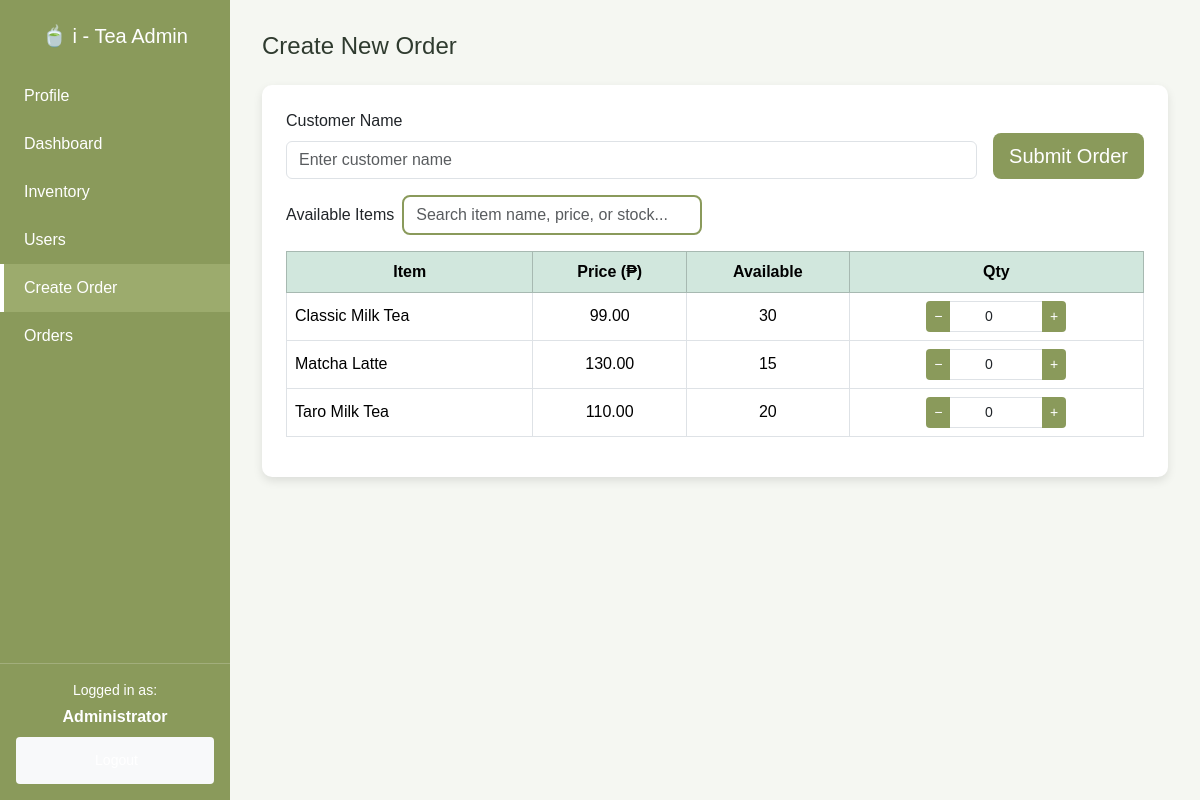
The app's page /public/admin/ordering.php (signed in) with its own data.
### tables this page shows
CREATE TABLE users (
  id INT AUTO_INCREMENT PRIMARY KEY,
  username VARCHAR(100) NOT NULL UNIQUE,
  password VARCHAR(255) NOT NULL,
  full_name VARCHAR(150),
  role ENUM('admin','staff') NOT NULL DEFAULT 'staff',
  created_at TIMESTAMP DEFAULT CURRENT_TIMESTAMP
);

CREATE TABLE inventory (
  id INT AUTO_INCREMENT PRIMARY KEY,
  name VARCHAR(150) NOT NULL,
  description TEXT,
  price DECIMAL(10,2) NOT NULL DEFAULT 0.00,
  stock_qty INT NOT NULL DEFAULT 0,
  is_active TINYINT(1) NOT NULL DEFAULT 1,
  created_at TIMESTAMP DEFAULT CURRENT_TIMESTAMP,
  updated_at TIMESTAMP NULL ON UPDATE CURRENT_TIMESTAMP
);

### includes/auth.php (called while the page is built, shortened)
<?php
function current_user() {
    return $_SESSION['user'] ?? null;
}
function refresh_user_session($pdo) {
    if(isset($_SESSION['user']['id'])) {
        $stmt = $pdo->prepare("SELECT id, username, full_name, role FROM users WHERE id = ?");
        $stmt->execute([$_SESSION['user']['id']]);
    }
}

### public/admin/ordering.php (the view, shortened to what this page needs)
<?php
require_once __DIR__ . '/../../includes/config.php';
require_once __DIR__ . '/../../includes/auth.php';
refresh_user_session($pdo);
$u = current_user();
$items = $pdo->prepare("SELECT id, name, price, stock_qty FROM inventory WHERE is_active=1 ORDER BY name");
$items->execute();
$items = $items->fetchAll();
?>
<!doctype html>
<html lang="en">
<head>
  <link href="https://cdn.jsdelivr.net/npm/bootstrap@5.3.2/dist/css/bootstrap.min.css" rel="stylesheet">
</head>
<body>
  <div class="sidebar">
    <div>
      <h5 class="text-center mb-4">🍵 i - Tea <?= ucfirst($u['role']) ?></h5>
      <?php if ($u['role'] === 'admin'): ?>
        <a href="profile.php">Profile</a>
        <a href="dashboard.php">Dashboard</a>
        <a href="inventory.php">Inventory</a>
        <a href="users.php">Users</a>
        <a href="ordering.php" class="active">Create Order</a>
        <a href="order.php">Orders</a>
      <?php endif; ?>
    </div>
    <div class="sidebar-footer">
      <p class="mb-1 small">Logged in as:</p>
      <strong><?= htmlspecialchars($u['full_name'] ?? $u['username']) ?></strong><br>
      <a href="/Ordering/public/logout.php" class="btn btn-light btn-sm mt-2">Logout</a>
    </div>
  </div>
  <div class="main-content">
    <h4 class="mb-4">Create New Order</h4>
    <div class="card p-4">
      <form method="post" action="process-order.php" id="orderForm">
        <div class="mb-3 d-flex align-items-end gap-3">
          <div class="flex-grow-1">
            <label class="form-label">Customer Name</label>
            <input name="customer_name" id="customer_name" class="form-control" placeholder="Enter customer name" required>
          </div>
          <div>
            <button class="btn btn-sage btn-lg mt-2">Submit Order</button>
          </div>
        </div>
        <div class="mb-3 d-flex justify-content-start align-items-center gap-2">
          <h6 class="m-0">Available Items</h6>
          <input type="text" id="searchInput" class="form-control" placeholder="Search item name, price, or stock..." style="max-width: 300px;">
        </div>
        <table class="table table-bordered align-middle text-center" id="itemsTable">
          <thead class="table-success">
            <tr>
              <th>Item</th>
              <th>Price (₱)</th>
              <th>Available</th>
              <th>Qty</th>
            </tr>
          </thead>
          <tbody>
            <?php foreach($items as $it): ?>
            <tr>
              <td class="text-start"><?= htmlspecialchars($it['name']) ?></td>
              <td><?= number_format($it['price'], 2) ?></td>
              <td class="stock-cell">
                <?= (int)$it['stock_qty'] > 0 ? (int)$it['stock_qty'] : '<span class="badge-out">Out of Stock</span>' ?>
              </td>
              <td>
                <div class="input-group input-group-sm mx-auto" style="width:140px;">
                  <button type="button" class="btn btn-sage btn-minus" data-id="<?= $it['id'] ?>">−</button>
                  <input type="number"
                         name="qty[<?= $it['id'] ?>]"
                         value="0"
                         min="0"
                         max="<?= $it['stock_qty'] ?>"
                         class="form-control text-center qty-input"
                         data-id="<?= $it['id'] ?>"
                         <?= $it['stock_qty'] == 0 ? 'disabled' : '' ?>>
                  <button type="button" class="btn btn-sage btn-add" data-id="<?= $it['id'] ?>">+</button>
                </div>
              </td>
            </tr>
            <?php endforeach; ?>
          </tbody>
        </table>
      </form>
    </div>
  </div>
</body>
</html>

### public/admin/ordering.php (style rules this page uses)
body { font-family: 'Poppins', sans-serif; background-color: #f5f7f2; color: #2f3b2f; display: flex; height: 100vh; margin: 0; }
.sidebar { width: 230px; background-color: #8a9a5b; color: #fff; padding-top: 1.5rem; flex-shrink: 0; display: flex; flex-direction: column; justify-content: space-between; height: 100vh; position: fixed; top: 0; left: 0; }
.sidebar a { color: #fff; text-decoration: none; display: block; padding: 12px 20px; transition: 0.3s; border-left: 4px solid transparent; }
.sidebar a:hover, .sidebar a.active { background-color: #9cab6d; border-left: 4px solid #fff; }
.sidebar-footer { padding: 1rem; text-align: center; border-top: 1px solid rgba(255,255,255,0.2); }
.main-content { margin-left: 230px; padding: 2rem; width: 100%; }
.card { background: #fff; border: none; border-radius: 10px; box-shadow: 0 4px 10px rgba(0,0,0,0.1); margin-bottom: 1.5rem; }
.btn-sage { background-color: #8a9a5b; color: #fff; border: none; }
input[type="number"] { width: 70px; text-align: center; }
#searchInput { max-width: 350px; border: 2px solid #8a9a5b; border-radius: 8px; }

### records on screen
users: role "Admin", full_name "Administrator"
inventory: name "Classic Milk Tea", price "99.00", stock_qty "30", stock_qty "0"
inventory: name "Matcha Latte", price "130.00", stock_qty "15", stock_qty "0"
inventory: name "Taro Milk Tea", price "110.00", stock_qty "20", stock_qty "0"
